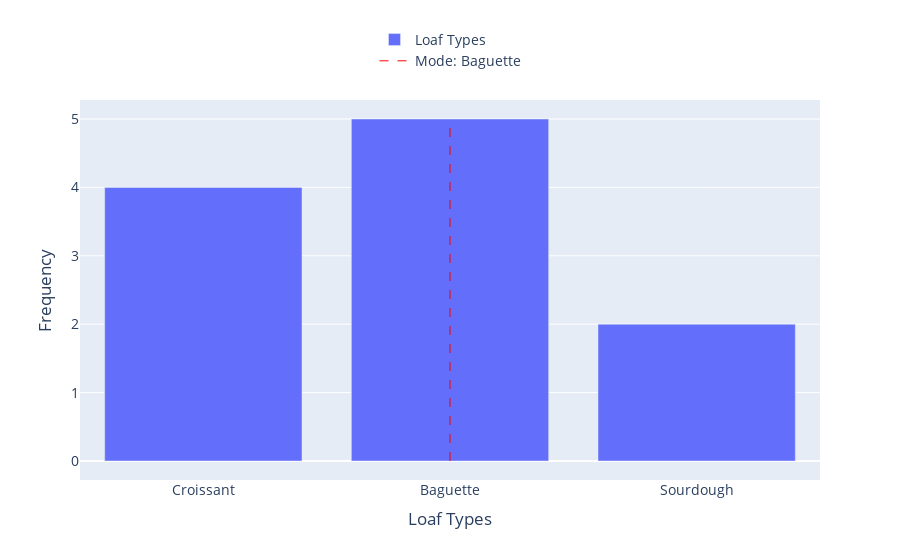

Notebook code cell kept with this figure:
### Markdown cell above
To see the problem and solution in the context of using fashion, let's go back to the example of John the baker. For example, we have data on sales of different types of bread for one month, and we want to know what type of bread is the most popular.

### Code cell
# @title #### Calculate mode and plot bar chart
import plotly.graph_objects as go
from collections import Counter
import pandas as pd

# Define the data
loaf_types = ['Croissant', 'Baguette', 'Baguette', 'Croissant', 'Baguette', 'Croissant', 'Baguette', 'Sourdough', 'Sourdough', 'Croissant', 'Baguette']
loaf_counts = Counter(loaf_types)

# Calculate the mode
mode_loaf = max(loaf_counts, key=loaf_counts.get)

# Create a bar chart
fig = go.Figure(data=go.Bar(y=list(loaf_counts.values()), x=list(loaf_counts.keys()), name='Loaf Types'))

# Add a horizontal line for the mode
fig.add_trace(go.Scatter(
    x=[mode_loaf, mode_loaf],
    y=[0, max(loaf_counts.values())],
    mode='lines',
    name=f'Mode: {mode_loaf}',
    line=dict(color='Red', width=1, dash='dash')
))

# Add labels for x and y axis
fig.update_layout(
    xaxis_title="Loaf Types",
    yaxis_title="Frequency",
    font=dict(
        size=14,
    ),
    legend=dict(
        yanchor="top",
        y=1.2,
        xanchor="center",
        x=0.5
    )
)

# Show the plot
fig.show()

# Convert to pandas DataFrame
df = pd.DataFrame(loaf_types, columns=["Loaf Type"])

# Group by loaf types and count the frequency
df.groupby("Loaf Type").size().reset_index(name='Counts')

### Figure 1 — Plotly figure (JSON) as saved in the notebook; plotly's stock layout.template omitted (floating-point values rounded to 4 significant figures)
{"data": [{"name": "Loaf Types", "type": "bar", "x": ["Croissant", "Baguette", "Sourdough"], "y": [4, 5, 2]}, {"line": {"color": "Red", "dash": "dash", "width": 1}, "mode": "lines", "name": "Mode: Baguette", "type": "scatter", "x": ["Baguette", "Baguette"], "y": [0, 5]}], "layout": {"autosize": true, "font": {"size": 14}, "legend": {"x": 0.5, "xanchor": "center", "y": 1.2, "yanchor": "top"}, "xaxis": {"autorange": true, "range": [-0.5, 2.5], "title": {"text": "Loaf Types"}, "type": "category"}, "yaxis": {"autorange": true, "range": [-0.2778, 5.278], "title": {"text": "Frequency"}, "type": "linear"}}}
